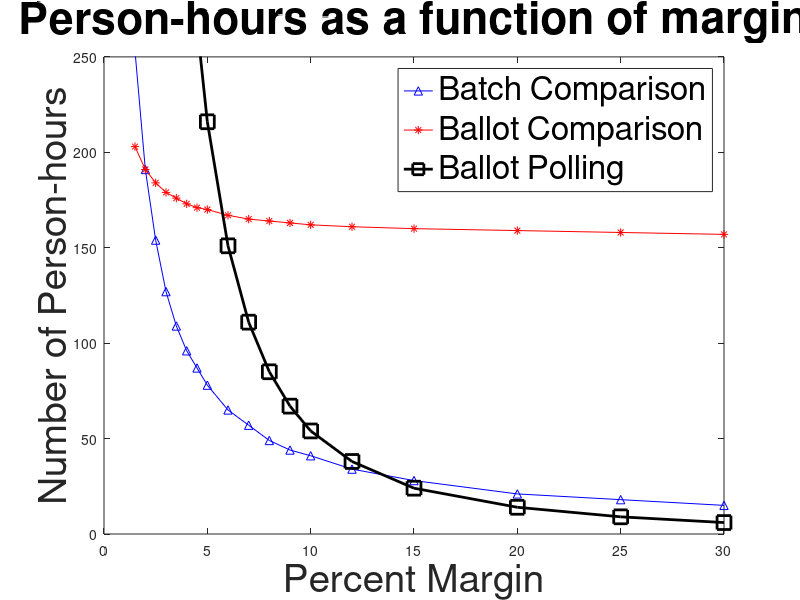

The MATLAB script that drew this image: (Note: this script raises an error after producing the figure.)
MD_Data = [0.015	253	2425	203;
0.020	191	1355	191;
0.025	154	865	184;
0.030	127	600	179;
0.035	109	441	176;
0.040	96	338	173;
0.045	87	267	171;
0.050	78	216	170;
0.060	65	151	167;
0.070	57	111	165;
0.080	49	85	164;
0.090	44	67	163;
0.100	41	54	162;
0.120	34	38	161;
0.150	28	24	160;
0.200	21	14	159;
0.250	18	9	158;
0.300	15	6	157];

plot(100*MD_Data(:, 1), MD_Data(:, 2), 'b^-', 100*MD_Data(:, 1), MD_Data(:, 4), ...
    'r*-', 100*MD_Data(:, 1), MD_Data(:, 3), 'ks-', 'MarkerSize', 10, 'LineWidth', 2)
axis([0 30 0 250])
title('Person-hours as a function of margin', 'FontSize', 32)
xlabel('Percent Margin', 'FontSize', 28)
ylabel('Number of Person-hours', 'FontSize', 28)
legend('Batch Comparison', 'Ballot Comparison', 'Ballot Polling', 'FontSize', 24)
ax = gca;
ax.FontSize = 24;


